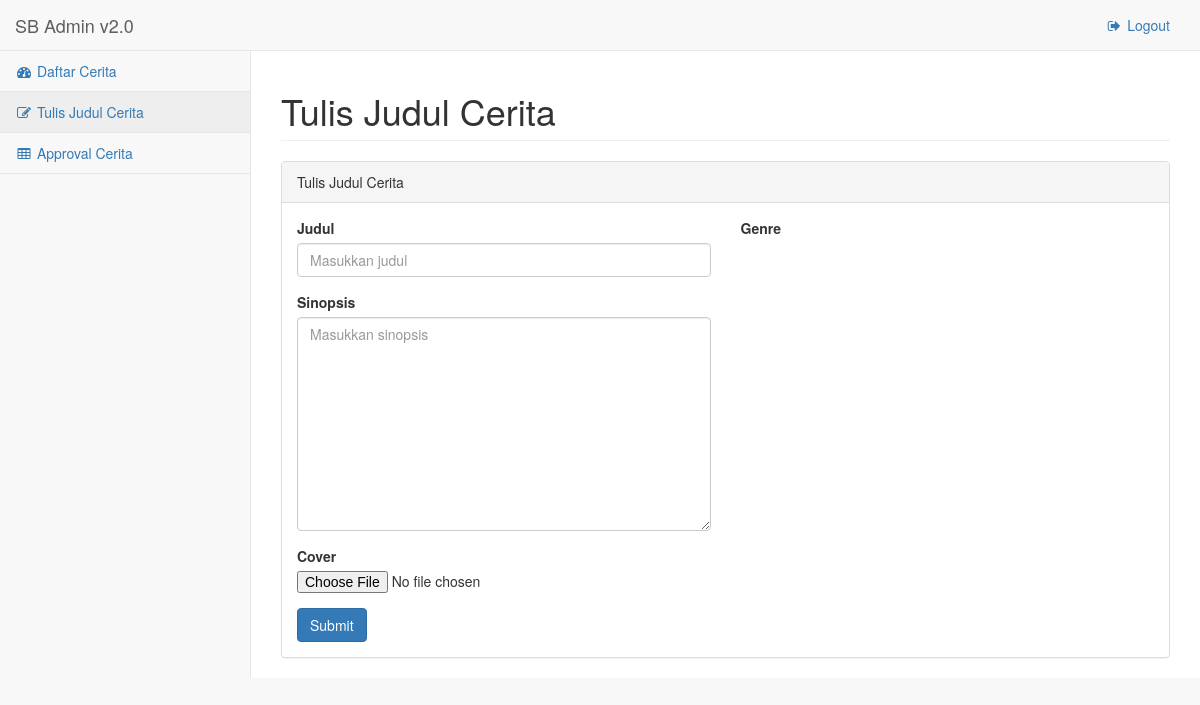
/template/pages/forms.php (signed in), run on an earlier commit of the app's database.
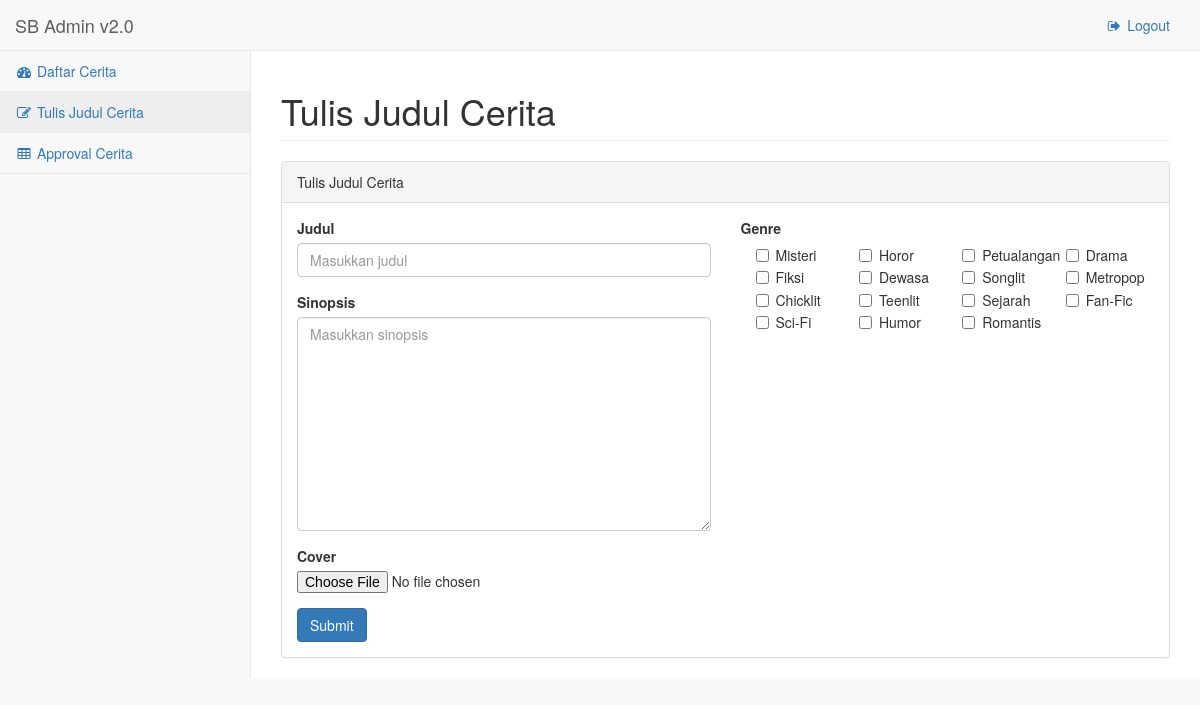
And on a later commit of the database.
### tables this page shows
CREATE TABLE `genre` (
  `ID_GENRE` int(11) NOT NULL,
  `GENRE` varchar(20) DEFAULT NULL
);

### template/pages/session.php (called while the page is built, shortened)
<?php
   include('../proses/connection/koneksi.php');
   $user_check = $_SESSION['email'];
   $ses_sql = mysqli_query($mysqli,"select email,id_level,nama from user where email = '$user_check' ");
   $row = mysqli_fetch_array($ses_sql,MYSQLI_ASSOC);
   $level = $row['id_level'];
?>

### template/pages/forms.php (the view, shortened to what this page needs)
<?php
include('session.php');
include_once("../proses/connection/koneksi.php");
$genre = mysqli_query($mysqli, "SELECT * FROM genre");
?>
<!DOCTYPE html>
<html lang="en">
<head>
    <link href="../vendor/bootstrap/css/bootstrap.min.css" rel="stylesheet">
    <link href="../vendor/metisMenu/metisMenu.min.css" rel="stylesheet">
    <link href="../dist/css/sb-admin-2.css" rel="stylesheet">
    <link href="../vendor/font-awesome/css/font-awesome.min.css" rel="stylesheet" type="text/css">
</head>
<body>
    <div id="wrapper">
        <nav class="navbar navbar-default navbar-static-top" role="navigation" style="margin-bottom: 0">
            <div class="navbar-header">
                <a class="navbar-brand" href="tables.php">SB Admin v2.0</a>
            </div>
            <ul class="nav navbar-top-links navbar-right">
                <li>
					<a href="logout.php"><i class="fa fa-sign-out fa-fw"></i> Logout</a>
                </li>
            </ul>
            <div class="navbar-default sidebar" role="navigation">
                <div class="sidebar-nav navbar-collapse">
                    <ul class="nav" id="side-menu">
                        <li>
                            <a href="tables.php"><i class="fa fa-dashboard fa-fw"></i> Daftar Cerita</a>
                        </li>
                        <li>
                            <a href="forms.php"><i class="fa fa-edit fa-fw"></i> Tulis Judul Cerita</a>
                        </li>
						<li <?php if($level != 1){echo " style='display:none'";}?>>
                            <a href="tables_approval_admin.php"><i class="fa fa-table fa-fw"></i> Approval Cerita</a>
                        </li>
                    </ul>
                </div>
            </div>
        </nav>
        <div id="page-wrapper">
            <div class="row">
                <div class="col-lg-12">
                    <h1 class="page-header">Tulis Judul Cerita</h1>
                </div>
            </div>
            <div class="row">
                <div class="col-lg-12">
                    <div class="panel panel-default">
                        <div class="panel-heading">
                            Tulis Judul Cerita
                        </div>
                        <div class="panel-body">
						    <form action="forms.php" method="post" name="form1" enctype="multipart/form-data">
								<div class="row">
									<div class="col-lg-6">
											<div class="form-group">
												<label>Judul</label>
												<input name="judul" class="form-control" placeholder="Masukkan judul">
											</div>
											<div class="form-group">
												<label>Sinopsis</label>
												<textarea name="sinopsis" class="form-control" rows="10" placeholder="Masukkan sinopsis"></textarea>
											</div>
											<div class="form-group">
												<label>Cover</label>
												<input type="file" name="cover">
											</div>
									<input type="submit" name="submit" class="btn btn-primary" value="Submit"/>
									</div>
									<div class="col-lg-6">
											<div class="form-group">
												<label>Genre</label>
												<br>
												<?php
													while($result = mysqli_fetch_array($genre)) {
														echo "<div class='col-lg-3'>";
														echo "<label class='checkbox-inline'>";
														echo "<input name='genre[]' type='checkbox' value=".$result['ID_GENRE'].">".$result['GENRE'];
														echo "</label></div>";
													}
												?>
											</div>
									</div>
								</div>
							</form>
                        </div>
                    </div>
                </div>
            </div>
        </div>
    </div>
</body>
</html>

What changed in the data, as far as the page shows it:
added genre: GENRE "Misteri"
added genre: GENRE "Horor"
added genre: GENRE "Petualangan"
added genre: GENRE "Drama"
added genre: GENRE "Fiksi"
added genre: GENRE "Dewasa"
added genre: GENRE "Songlit"
added genre: GENRE "Metropop"
added genre: GENRE "Chicklit"
added genre: GENRE "Teenlit"
added genre: GENRE "Sejarah"
added genre: GENRE "Fan-Fic"
added genre: GENRE "Sci-Fi"
added genre: GENRE "Humor"
added genre: GENRE "Romantis"
